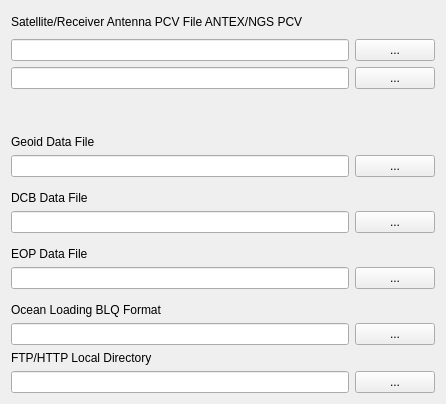
     <widget class="QWidget" name="TabSheet7">
      <property name="toolTip">
       <string/>
      </property>
      <attribute name="title">
       <string>&amp;Files</string>
      </attribute>
      <layout class="QGridLayout" name="gridLayout_6">
       <item row="19" column="3" rowspan="2">
        <widget class="QPushButton" name="btnOLFileView">
         <property name="toolTip">
          <string>Show BLQ file</string>
         </property>
         <property name="icon">
          <iconset resource="rtknavi_qt.qrc">
           <normaloff>:/buttons/doc</normaloff>:/buttons/doc</iconset>
         </property>
         <property name="flat">
          <bool>true</bool>
         </property>
        </widget>
       </item>
       <item row="8" column="0" colspan="2">
        <widget class="QLineEdit" name="lEDCBFile">
         <property name="toolTip">
          <string>&lt;html&gt;&lt;head/&gt;&lt;body&gt;&lt;p&gt;Input the file path of DCB correction for PPP in CODE format (option: &lt;span style=&quot; font-style:italic;&quot;&gt;file-dcbfile&lt;/span&gt;)&lt;/p&gt;&lt;/body&gt;&lt;/html&gt;</string>
         </property>
        </widget>
       </item>
       <item row="5" column="3">
        <widget class="QPushButton" name="btnGeoidDataFile">
         <property name="toolTip">
          <string>Select geoid data file</string>
         </property>
         <property name="text">
          <string>...</string>
         </property>
        </widget>
       </item>
       <item row="0" column="0">
        <widget class="QLabel" name="Label38">
         <property name="toolTip">
          <string/>
         </property>
         <property name="text">
          <string>Satellite/Receiver Antenna PCV File ANTEX/NGS PCV</string>
         </property>
        </widget>
       </item>
       <item row="14" column="3">
        <widget class="QPushButton" name="btnEOPFile">
         <property name="toolTip">
          <string>Select EOP data file</string>
         </property>
         <property name="text">
          <string>...</string>
         </property>
        </widget>
       </item>
       <item row="8" column="3">
        <widget class="QPushButton" name="btnDCBFile">
         <property name="toolTip">
          <string>Select DCB data file</string>
         </property>
         <property name="text">
          <string>...</string>
         </property>
        </widget>
       </item>
       <item row="20" column="0">
        <widget class="QLabel" name="Label34">
         <property name="toolTip">
          <string/>
         </property>
         <property name="text">
          <string>Ocean Loading BLQ Format</string>
         </property>
        </widget>
       </item>
       <item row="6" column="3" rowspan="2">
        <widget class="QPushButton" name="btnDCBView">
         <property name="toolTip">
          <string>Show DCB file</string>
         </property>
         <property name="icon">
          <iconset resource="rtknavi_qt.qrc">
           <normaloff>:/buttons/doc</normaloff>:/buttons/doc</iconset>
         </property>
         <property name="flat">
          <bool>true</bool>
         </property>
        </widget>
       </item>
       <item row="5" column="0" colspan="2">
        <widget class="QLineEdit" name="lEGeoidDataFile">
         <property name="toolTip">
          <string>&lt;html&gt;&lt;head/&gt;&lt;body&gt;&lt;p&gt;Input the file path of the geoid data file if selecting the external model as Geoid Model (option: &lt;span style=&quot; font-style:italic;&quot;&gt;file-geoidfile&lt;/span&gt;)&lt;/p&gt;&lt;/body&gt;&lt;/html&gt;</string>
         </property>
        </widget>
       </item>
       <item row="1" column="3">
        <widget class="QPushButton" name="btnSatellitePcvFile">
         <property name="toolTip">
          <string>Select satellite antenna PCV file</string>
         </property>
         <property name="text">
          <string>...</string>
         </property>
        </widget>
       </item>
       <item row="13" column="0">
        <widget class="QLabel" name="Label23">
         <property name="toolTip">
          <string/>
         </property>
         <property name="text">
          <string>EOP Data File</string>
         </property>
        </widget>
       </item>
       <item row="21" column="0" colspan="2">
        <widget class="QLineEdit" name="lEOLFile">
         <property name="toolTip">
          <string>&lt;html&gt;&lt;head/&gt;&lt;body&gt;&lt;p&gt;Input the file path of an OTL coefficients file (option: &lt;span style=&quot; font-style:italic;&quot;&gt;file-blqfile&lt;/span&gt;). &lt;/p&gt;&lt;p&gt;The format of the OTL coefficients file is BLQ format.&lt;/p&gt;&lt;/body&gt;&lt;/html&gt;</string>
         </property>
        </widget>
       </item>
       <item row="14" column="0" colspan="2">
        <widget class="QLineEdit" name="lEEOPFile">
         <property name="toolTip">
          <string>&lt;html&gt;&lt;head/&gt;&lt;body&gt;&lt;p&gt;Input the file path of an EOP data file (option: &lt;span style=&quot; font-style:italic;&quot;&gt;file-eopfile&lt;/span&gt;). &lt;/p&gt;&lt;p&gt;The format of the EOP data file shall be IGS ERP format version 2. &lt;/p&gt;&lt;/body&gt;&lt;/html&gt;</string>
         </property>
        </widget>
       </item>
       <item row="25" column="3">
        <widget class="QPushButton" name="btnLocalDirectory">
         <property name="toolTip">
          <string>Select local directory</string>
         </property>
         <property name="text">
          <string>...</string>
         </property>
        </widget>
       </item>
       <item row="24" column="0">
        <widget class="QLabel" name="Label31">
         <property name="toolTip">
          <string/>
         </property>
         <property name="text">
          <string>FTP/HTTP Local Directory</string>
         </property>
        </widget>
       </item>
       <item row="2" column="0" colspan="2">
        <widget class="QLineEdit" name="lEAntennaPcvFile">
         <property name="toolTip">
          <string>&lt;html&gt;&lt;head/&gt;&lt;body&gt;&lt;p&gt;If you apply the receiver antenna phase center offset and PCV correction, input ANTEX or NGS type antenna parameters file path (option: &lt;span style=&quot; font-style:italic;&quot;&gt;file-rcvantfile&lt;/span&gt;).&lt;/p&gt;&lt;p&gt;An example of the antenna parameter file is found at &amp;quot;data\igs08.atx&amp;quot; or &amp;quot;data\ngs_abs.pcv&amp;quot;.&lt;/p&gt;&lt;/body&gt;&lt;/html&gt;</string>
         </property>
        </widget>
       </item>
       <item row="1" column="0" colspan="2">
        <widget class="QLineEdit" name="lESatellitePcvFile">
         <property name="toolTip">
          <string>&lt;html&gt;&lt;head/&gt;&lt;body&gt;&lt;p&gt;If you use the precise ephemeris or SSR correction, input the ANTEX antenna parameters file path for the satellite antenna PCV (phase center variation) correction (option: &lt;span style=&quot; font-style:italic;&quot;&gt;file-satantfile&lt;/span&gt;). &lt;/p&gt;&lt;p&gt;Usually use latest igs08.atx file provided by IGS.&lt;/p&gt;&lt;p&gt;An example of the ANTEX file is found in the rtklib directory &amp;quot;data\igs08.atx&amp;quot;&lt;/p&gt;&lt;/body&gt;&lt;/html&gt;</string>
         </property>
        </widget>
       </item>
       <item row="0" column="3">
        <widget class="QPushButton" name="btnAntennaPcvView">
         <property name="sizePolicy">
          <sizepolicy hsizetype="Minimum" vsizetype="Fixed">
           <horstretch>0</horstretch>
           <verstretch>0</verstretch>
          </sizepolicy>
         </property>
         <property name="toolTip">
          <string>Show receiverantenna PCV file</string>
         </property>
         <property name="icon">
          <iconset resource="rtknavi_qt.qrc">
           <normaloff>:/buttons/doc</normaloff>:/buttons/doc</iconset>
         </property>
         <property name="flat">
          <bool>true</bool>
         </property>
        </widget>
       </item>
       <item row="25" column="0" colspan="2">
        <widget class="QLineEdit" name="lELocalDirectory">
         <property name="toolTip">
          <string>Local directory for downloaded data</string>
         </property>
        </widget>
       </item>
       <item row="21" column="3">
        <widget class="QPushButton" name="btnOLFile">
         <property name="toolTip">
          <string>Select OTL file</string>
         </property>
         <property name="text">
          <string>...</string>
         </property>
        </widget>
       </item>
       <item row="2" column="3">
        <widget class="QPushButton" name="btnAntennaPcvFile">
         <property name="toolTip">
          <string>Select receiver antenna PCV file</string>
         </property>
         <property name="text">
          <string>...</string>
         </property>
        </widget>
       </item>
       <item row="12" column="3" rowspan="2">
        <widget class="QPushButton" name="btnEOPView">
         <property name="toolTip">
          <string>Show EOP file</string>
         </property>
         <property name="icon">
          <iconset resource="rtknavi_qt.qrc">
           <normaloff>:/buttons/doc</normaloff>:/buttons/doc</iconset>
         </property>
         <property name="flat">
          <bool>true</bool>
         </property>
        </widget>
       </item>
       <item row="4" column="0">
        <widget class="QLabel" name="Label48">
         <property name="toolTip">
          <string/>
         </property>
         <property name="text">
          <string>Geoid Data File</string>
         </property>
        </widget>
       </item>
       <item row="7" column="0">
        <widget class="QLabel" name="Label1">
         <property name="toolTip">
          <string/>
         </property>
         <property name="text">
          <string>DCB Data File</string>
         </property>
        </widget>
       </item>
       <item row="0" column="1">
        <widget class="QPushButton" name="btnSatellitePcvView">
         <property name="sizePolicy">
          <sizepolicy hsizetype="Minimum" vsizetype="Fixed">
           <horstretch>0</horstretch>
           <verstretch>0</verstretch>
          </sizepolicy>
         </property>
         <property name="toolTip">
          <string>Show satellite PCV file</string>
         </property>
         <property name="icon">
          <iconset resource="rtknavi_qt.qrc">
           <normaloff>:/buttons/doc</normaloff>:/buttons/doc</iconset>
         </property>
         <property name="flat">
          <bool>true</bool>
         </property>
        </widget>
       </item>
       <item row="3" column="0">
        <spacer name="verticalSpacer">
         <property name="orientation">
          <enum>Qt::Vertical</enum>
         </property>
         <property name="sizeHint" stdset="0">
          <size>
           <width>20</width>
           <height>40</height>
          </size>
         </property>
        </spacer>
       </item>
      </layout>
     </widget>
